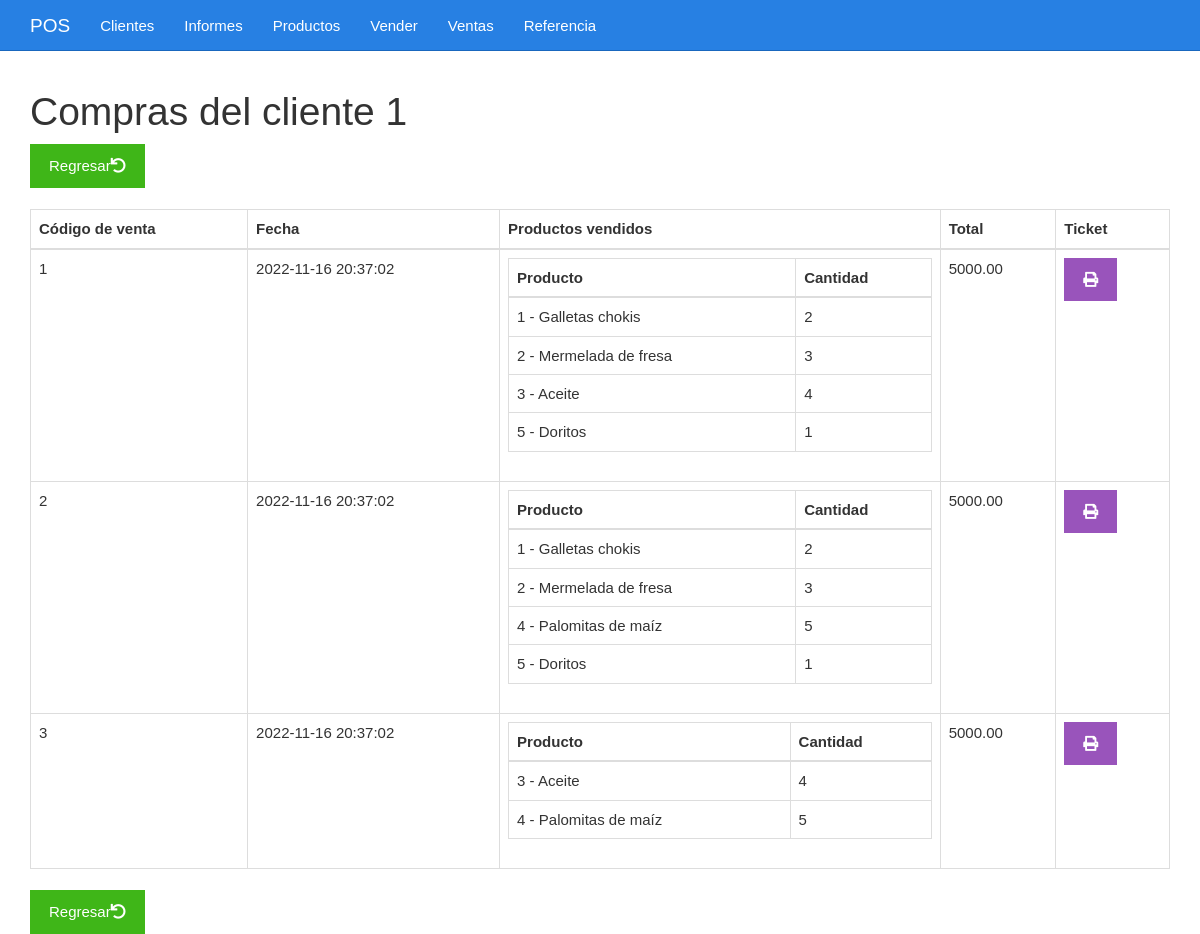
The app's page /index.php?c=Ventas&a=ventasCliente&id=1 with its own data.
### tables this page shows
CREATE TABLE ventas(
	id BIGINT UNSIGNED NOT NULL AUTO_INCREMENT,
	fecha DATETIME NOT NULL,
	total DECIMAL(7,2),
	 
	id_cliente BIGINT UNSIGNED NOT NULL,
	estado VARCHAR(10) NOT NULL DEFAULT 'Activa',
	 
	PRIMARY KEY(id),
	 
	FOREIGN KEY(id_cliente) REFERENCES clientes(id) ON DELETE CASCADE
	 
);

CREATE TABLE productos_vendidos(
	id BIGINT UNSIGNED NOT NULL AUTO_INCREMENT,
	id_producto BIGINT UNSIGNED NOT NULL,
	cantidad BIGINT UNSIGNED NOT NULL,
	id_venta BIGINT UNSIGNED NOT NULL,
	PRIMARY KEY(id),
	FOREIGN KEY(id_producto) REFERENCES productos(id) ON DELETE CASCADE,
	FOREIGN KEY(id_venta) REFERENCES ventas(id) ON DELETE CASCADE
);

### controllers/Ventas.php (called while the page is built, shortened)
<?php
	class VentasController {
		public function __construct() {
			require_once "models/VentasModel.php";
		}
		public function ventasCliente() {
			$id = $_GET["id"];
			$ventasModel = new Ventas_Model();
			[$ventas["ventas"], $productos["productos"]] = $ventasModel -> getVentasCliente($id);
			require_once "views/ventas/ventas_cliente.php";
		}
	}
?>

### models/VentasModel.php (called while the page is built, shortened)
<?php
    class Ventas_Model {
        private $db;
        private $ventas;
        public function __construct () {
            $this->db = Conectar::conexion();
            $this->ventas = array();
        }
        public function getVentasCliente($idCliente) {
            $sql = "SELECT * FROM ventas WHERE id_cliente = $idCliente AND ventas.estado = 'Activa'";
            $resultado = $this-> db -> query($sql);
            while($row = $resultado -> fetch_assoc()) {
                $this-> ventas[] = $row;
            }
            $sql = "SELECT pv.id_venta AS IDV, CONCAT(p.id, ' - ', p.descripcion) AS Producto, pv.cantidad AS Cantidad FROM productos_vendidos pv JOIN productos p ON p.id = pv.id_producto";
            $resultado = $this-> db -> query($sql);
            while($row = $resultado -> fetch_assoc()) {
                $this-> productos[] = $row;
            }
            return [$this-> ventas, $this->productos];
        }
    }
?>

### config/database.php (called while the page is built, shortened)
<?php
    class Conectar {
        public static function conexion() {
            $conexion = new mysqli(DB_HOST, DB_USERNAME, DB_PASSWORD, DB_NAME);
            return $conexion;
        }
    };
?>

### views/ventas/ventas_cliente.php (the view)
<div class="col-xs-12">
	<h1>Compras del cliente <?php echo $id ?></h1>
	<div>
		<a class="btn btn-success" href="index.php?c=Clientes">Regresar<i class="fa fa-undo"></i></a>
	</div>
	<br>
	<table class="table table-bordered">
		<thead>
			<tr>
				<th>Código de venta</th>
				<th>Fecha</th>
				<th>Productos vendidos</th>
				<th>Total</th>
				<th>Ticket</th>
			</tr>
		</thead>
		<tbody>
			<?php foreach($ventas["ventas"] as $venta){
				$IDV = $venta["id"]; ?>
				<tr>
					<td><?php echo $venta['id'] ?></td>
					<td><?php echo $venta['fecha'] ?></td>
					<td>
						<table class="table table-bordered">
							<thead>
								<tr>
									<th>Producto</th>
									<th>Cantidad</th>
								</tr>
							</thead>
							<tbody>
								<?php foreach($productos["productos"] as $producto){
								if ($producto['IDV'] == $IDV) {
									?>
									<tr>
										<td><?php echo $producto["Producto"] ?></td>
										<td><?php echo $producto["Cantidad"] ?></td>
									</tr>
								<?php } } ?>
							</tbody>
						</table>
					</td>
					<td><?php echo $venta['total'] ?></td>
					<td><a class="btn btn-info" href="<?php echo "index.php?c=Ventas&a=imprimirTicket&id=" . $venta['id'].'$r=rc'?>"><i class="fa fa-print"></i></a></td>
				</tr>
			<?php } ?>
		</tbody>
	</table>
	<div>
		<a class="btn btn-success" href="index.php?c=Clientes">Regresar<i class="fa fa-undo"></i></a>
	</div>
</div>

### css/estilo.css (style rules this page uses)
body { padding-top: 70px; }

### records on screen
ventas: id "1", fecha "2022-11-16 20:37:02", total "5000.00"
productos_vendidos: Producto "1 - Galletas chokis", cantidad "2"
productos_vendidos: Producto "2 - Mermelada de fresa", cantidad "3"
productos_vendidos: Producto "3 - Aceite", cantidad "4"
productos_vendidos: Producto "5 - Doritos", cantidad "1"
ventas: id "2", fecha "2022-11-16 20:37:02", total "5000.00"
productos_vendidos: Producto "1 - Galletas chokis", cantidad "2"
productos_vendidos: Producto "2 - Mermelada de fresa", cantidad "3"
productos_vendidos: Producto "4 - Palomitas de maíz", cantidad "5"
productos_vendidos: Producto "5 - Doritos", cantidad "1"
ventas: id "3", fecha "2022-11-16 20:37:02", total "5000.00"
productos_vendidos: Producto "3 - Aceite", cantidad "4"
productos_vendidos: Producto "4 - Palomitas de maíz", cantidad "5"

### other values on screen
$id "1"
